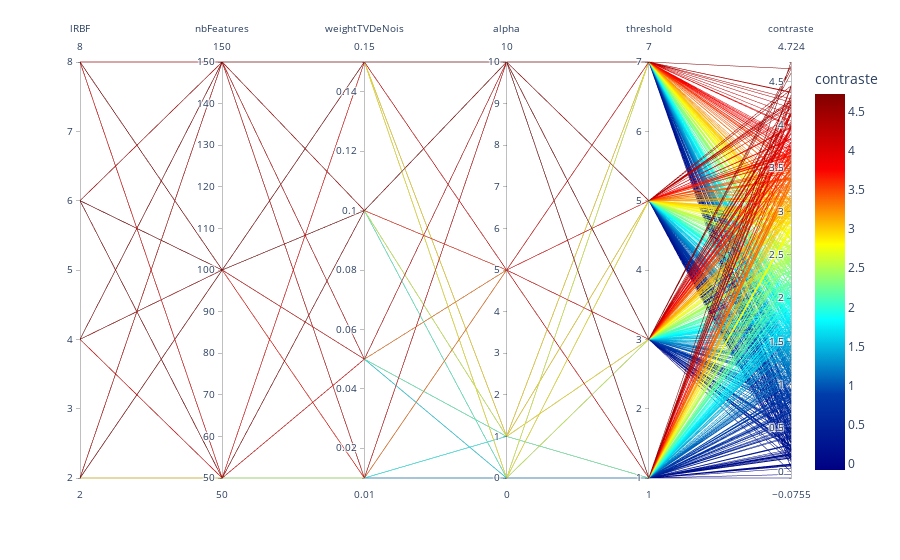

Write notebook code for a chart like this one.
### Code cell
dict = {
    "lRBF": data[:,0],
    "nbFeatures": data[:,1],
    "weightTVDeNois":data[:,2],
    "alpha":data[:,3],
    "threshold":data[:,4],
    "contraste":data[:,5],
    
    
}
fig = px.parallel_coordinates(dict,color="contraste",color_continuous_scale=px.colors.sequential.Jet)
fig.show()

### Figure 1 — Plotly figure (JSON) as saved in the notebook; plotly's stock layout.template omitted (floating-point values rounded to 4 significant figures; data arrays with more than 128 entries replaced by an {"elided": "..."} marker saying what was removed)
{"data": [{"dimensions": [{"label": "lRBF", "values": {"elided": "768 int values"}}, {"label": "nbFeatures", "values": {"elided": "768 int values"}}, {"label": "weightTVDeNois", "values": {"elided": "768 float values"}}, {"label": "alpha", "values": {"elided": "768 int values"}}, {"label": "threshold", "values": {"elided": "768 int values"}}, {"label": "contraste", "values": {"elided": "768 float values"}}], "domain": {"x": [0, 1], "y": [0, 1]}, "line": {"color": {"elided": "768 float values"}, "coloraxis": "coloraxis"}, "name": "", "type": "parcoords"}], "layout": {"coloraxis": {"colorbar": {"title": {"text": "contraste"}}, "colorscale": [[0, "rgb(0,0,131)"], [0.2, "rgb(0,60,170)"], [0.4, "rgb(5,255,255)"], [0.6, "rgb(255,255,0)"], [0.8, "rgb(250,0,0)"], [1, "rgb(128,0,0)"]]}, "legend": {"tracegroupgap": 0}, "margin": {"t": 60}}}
